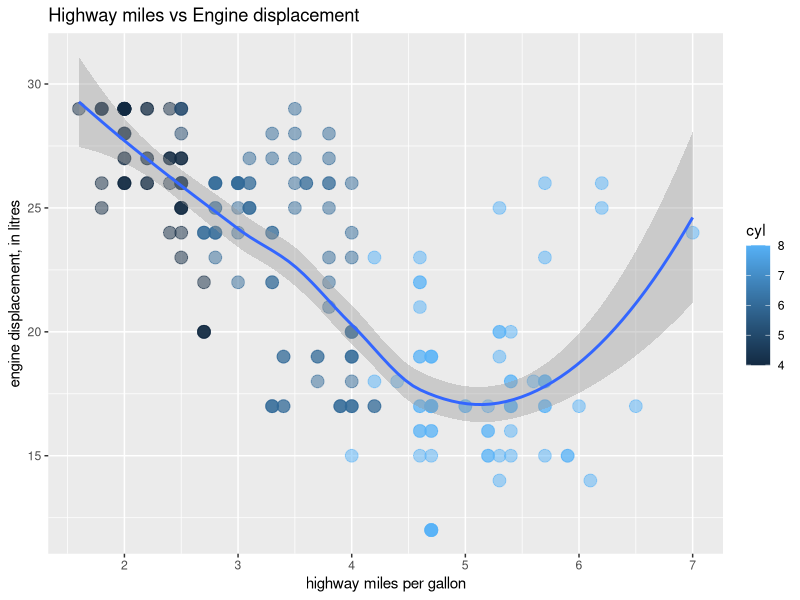

The R source for this figure:
#install the 'tidyverse' package 

#install.packages("tidyverse") 

library(tidyverse) 
data()# it will give list of datasets
View(mpg)
?mpg

#Now using the ggplot()

# filtering out hwy<30 and taking hwy as independent variable,
# displ as dependent variable,colouring based on their no.of cylinders

mpg %>% filter(hwy < 30) %>% 
  ggplot(aes(y=hwy,x=displ,colour=cyl))+
  geom_point(size=4,alpha=0.5) +
  geom_smooth() +
  ggtitle("Highway miles vs Engine displacement")+ 
  labs(x="highway miles per gallon",
       y="engine displacement, in litres")
  
  
